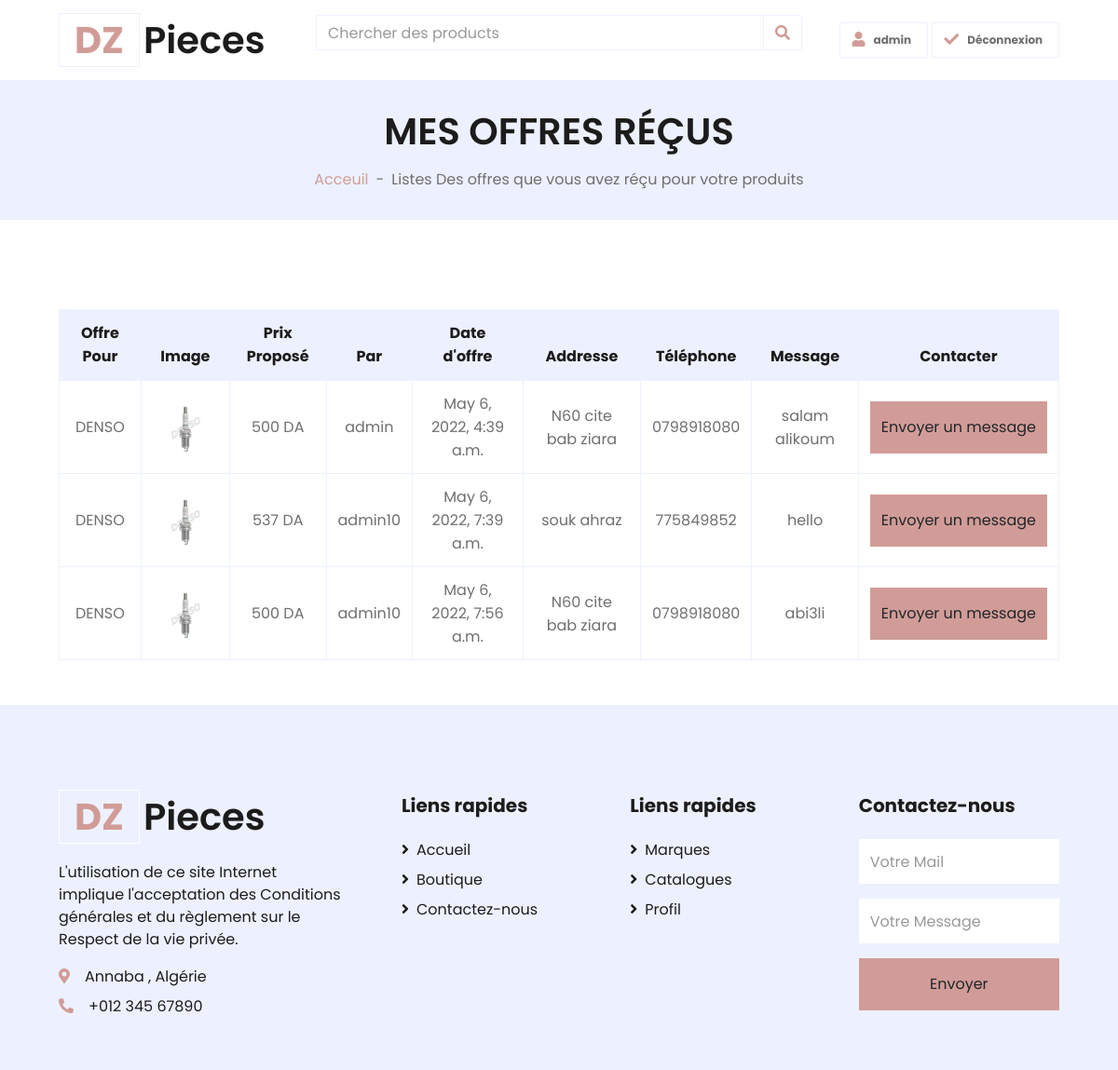
/offrepage_reçus/ (signed in), run on an earlier commit of the app's database.
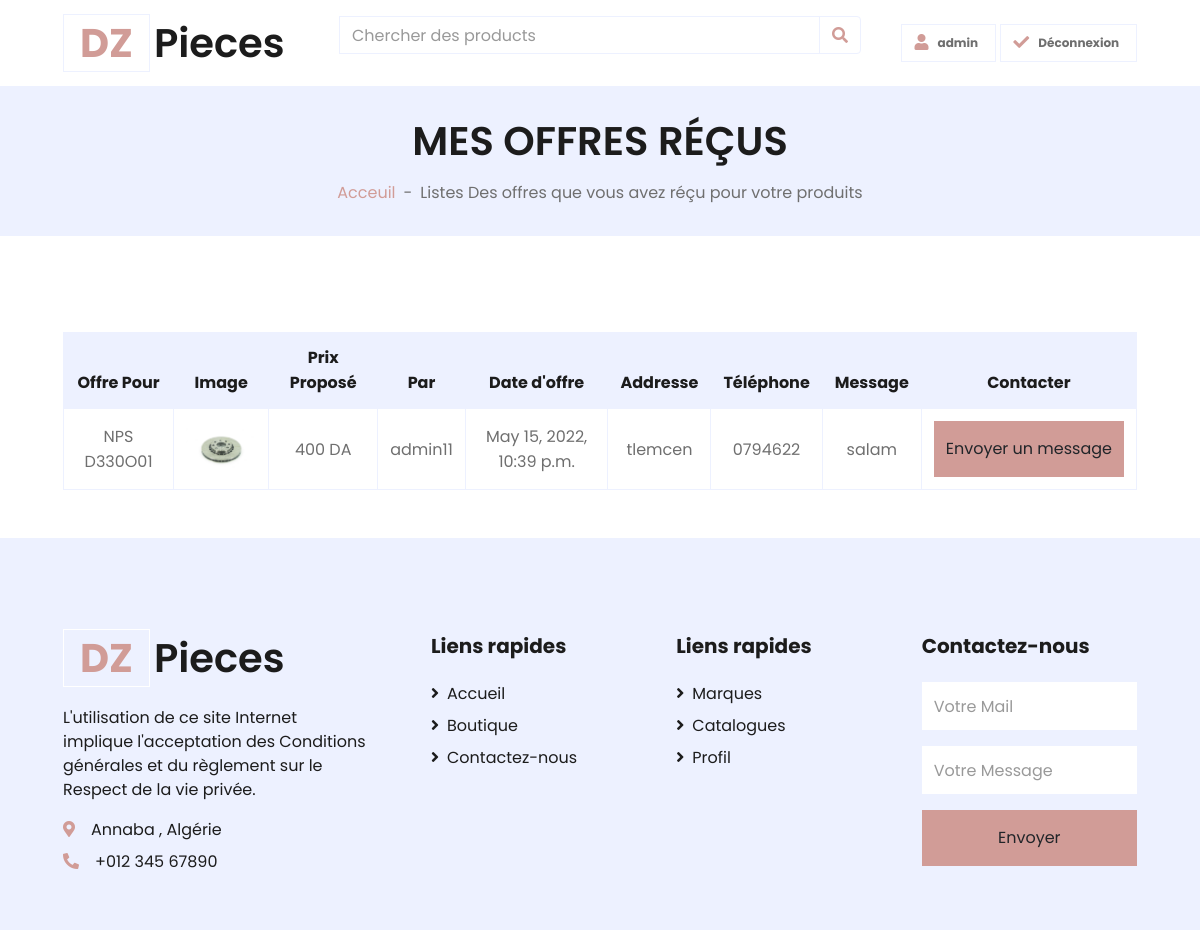
And on a later commit of the database.
### Shop/models.py (models this page shows, shortened)
class Offre(models.Model):
    produit = models.ForeignKey(Product ,related_name='offre', on_delete=models.CASCADE,blank=True , null=True)
    created_by = models.ForeignKey(User, related_name='user', on_delete=models.CASCADE)
    created_at = models.DateTimeField(auto_now_add=True)
    Addresse = models.CharField(max_length=500,blank=True , null=True)
    Téléphone = models.CharField(max_length=10,blank=True , null=True)
    Prix_Proposé = models.IntegerField(blank=True , null=True)
    Message = models.CharField(max_length=500,blank=True , null=True)

class Product(models.Model):
    by = models.ForeignKey('auth.user', on_delete=models.SET_NULL, null=True, blank=True, )
    name = models.CharField(max_length=200 , null=True)
    catalog = models.ForeignKey(Catalogue,null=True, blank=True,related_name='catalog',on_delete=models.CASCADE)
    brand = models.ForeignKey(Brand,null=True, blank=True,related_name='brand',on_delete=models.CASCADE)
    price = models.FloatField()
    Product_details  = models.CharField(max_length=1000 , null=True)
    Téléphone = models.CharField(max_length=200 , null=True , blank=True)
    Addresse = models.CharField(max_length=200 , null=True , blank=True)
    created_at = models.DateTimeField(auto_now_add=True)
    image =models.ImageField(null=True, blank=True,upload_to='images/')
    @property
    def imageURL (self):
        try:
            url = self.image.url
        except :
            url =''
        return url

### Shop/views.py (called while the page is built)
@login_required
def offres(request):
    brands = Brand.objects.all()
    product = Product.objects.all()
    offres= Offre.objects.all()
    context = {'brands' : brands,'offres': offres,'product':product}
    return render(request, 'Shop/offres.html',context)

### Shop/templates/Shop/offres.html
{% extends "Shop/Main.html" %}
{% block content %}
    <div class="container-fluid bg-secondary mb-5">
        <div class="d-flex flex-column align-items-center justify-content-center" style="min-height: 150px">
            <h1 class="font-weight-semi-bold text-uppercase mb-3">Mes Offres Réçus </h1>
            <div class="d-inline-flex">
                <p class="m-0"><a href="">Acceuil</a></p>
                <p class="m-0 px-2">-</p>
                <p class="m-0">Listes Des offres que vous avez réçu pour votre produits </p>
            </div>
        </div>
    </div>
    <div class="container-fluid pt-5">
        <div class="row px-xl-5">
            <div class="col-lg-12 table-responsive ">
                <table class="table table-bordered text-center mb-0">
                    <thead class="bg-secondary text-dark">
                        <tr>
                            <th>Offre Pour</th>
                            <th>Image</th>
                            <th>Prix Proposé </th>
                            <th>Par</th>
                            <th>Date d'offre</th>
                            <th>Addresse</th>
                            <th>Téléphone</th>
                            <th>Message</th>
                            <th>Contacter </th>
                        </tr>
                    </thead>
                    <tbody class="align-middle">
                    {% for offre in offres %}
                        {% if offre.produit.by == request.user %}
                        <tr>
                            <td class="align-middle">{{offre.produit.name}}</td>
                            <td class="align-middle"><img src="{{offre.produit.imageURL}}" alt="" width="70" ></td>
                            <td class="align-middle">{{offre.Prix_Proposé}} DA </td>
                            <td class="align-middle">{{offre.created_by}}  </td>
                            <td class="align-middle">{{offre.created_at}}  </td>
                            <td class="align-middle">{{offre.Addresse}}  </td>
                            <td class="align-middle">{{offre.Téléphone}}  </td>
                            <td class="align-middle">{{offre.Message}}  </td>
                            <td class="align-middle">
                           <a href="{% url 'Conversation' offre.id %}">
                               <button class="btn btn-primary btn-block border-0 py-3" type="submit">Envoyer un message</button>
                    </a>
                            </td>
                                </tr>
                    {% endif %}
                    {% endfor%}
                    </tbody>
                </table>
            </div>
        </div>
    </div>
{% endblock%}

What changed in the data, as far as the page shows it:
removed Offre: produit.name "DENSO", produit.imageURL (picture), Prix_Proposé "500", created_by "admin", created_at "May 6, 2022, 4:39 a.m.", Addresse "N60 cite bab ziara", Téléphone "0798918080", Message "salam alikoum"
removed Offre: produit.name "DENSO", produit.imageURL (picture), Prix_Proposé "537", created_by "admin10", created_at "May 6, 2022, 7:39 a.m.", Addresse "souk ahraz", Téléphone "775849852", Message "hello"
removed Offre: produit.name "DENSO", produit.imageURL (picture), Prix_Proposé "500", created_by "admin10", created_at "May 6, 2022, 7:56 a.m.", Addresse "N60 cite bab ziara", Téléphone "0798918080", Message "abi3li"
added Offre: produit.name "NPS D330O01", produit.imageURL (picture), Prix_Proposé "400", created_by "admin11", created_at "May 15, 2022, 10:39 p.m.", Addresse "tlemcen", Téléphone "0794622", Message "salam"
